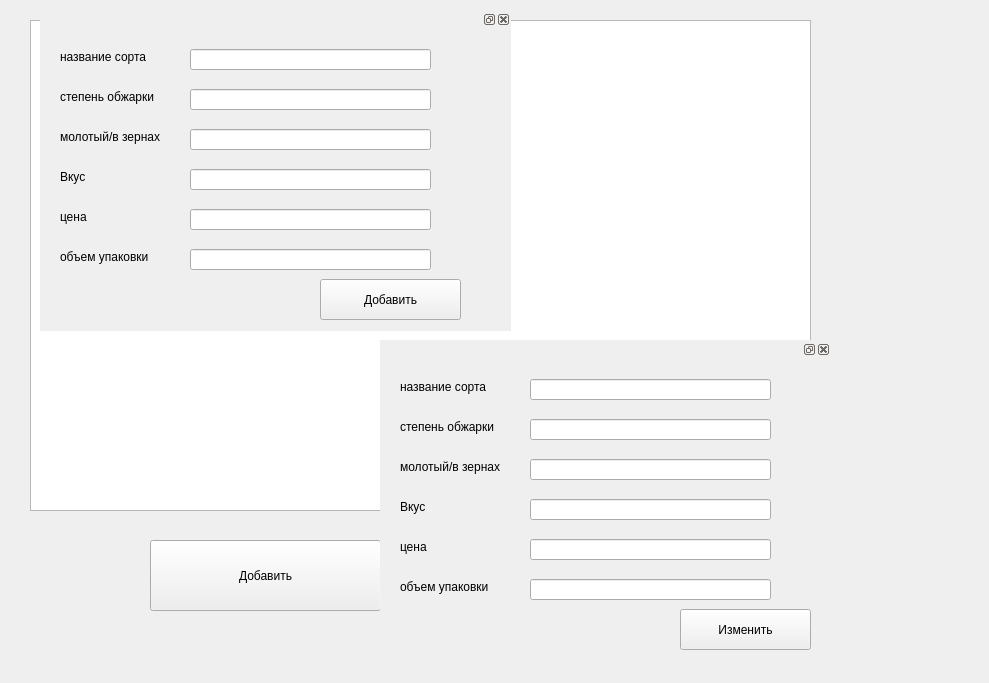
<?xml version="1.0" encoding="UTF-8"?>
<ui version="4.0">
 <class>Form</class>
 <widget class="QWidget" name="Form">
  <property name="geometry">
   <rect>
    <x>0</x>
    <y>0</y>
    <width>989</width>
    <height>683</height>
   </rect>
  </property>
  <property name="windowTitle">
   <string>Form</string>
  </property>
  <widget class="QTableWidget" name="tableWidget">
   <property name="geometry">
    <rect>
     <x>30</x>
     <y>20</y>
     <width>781</width>
     <height>491</height>
    </rect>
   </property>
  </widget>
  <widget class="QPushButton" name="pushButton">
   <property name="geometry">
    <rect>
     <x>150</x>
     <y>540</y>
     <width>231</width>
     <height>71</height>
    </rect>
   </property>
   <property name="text">
    <string>Добавить</string>
   </property>
  </widget>
  <widget class="QPushButton" name="pushButton_2">
   <property name="geometry">
    <rect>
     <x>480</x>
     <y>540</y>
     <width>241</width>
     <height>71</height>
    </rect>
   </property>
   <property name="text">
    <string>Изменить</string>
   </property>
  </widget>
  <widget class="QDockWidget" name="dockWidget">
   <property name="geometry">
    <rect>
     <x>40</x>
     <y>10</y>
     <width>471</width>
     <height>321</height>
    </rect>
   </property>
   <property name="autoFillBackground">
    <bool>true</bool>
   </property>
   <widget class="QWidget" name="dockWidgetContents">
    <widget class="QLabel" name="label">
     <property name="geometry">
      <rect>
       <x>20</x>
       <y>20</y>
       <width>111</width>
       <height>16</height>
      </rect>
     </property>
     <property name="text">
      <string>название сорта</string>
     </property>
    </widget>
    <widget class="QLabel" name="label_2">
     <property name="geometry">
      <rect>
       <x>20</x>
       <y>60</y>
       <width>121</width>
       <height>16</height>
      </rect>
     </property>
     <property name="text">
      <string>степень обжарки</string>
     </property>
    </widget>
    <widget class="QLabel" name="label_3">
     <property name="geometry">
      <rect>
       <x>20</x>
       <y>100</y>
       <width>131</width>
       <height>16</height>
      </rect>
     </property>
     <property name="text">
      <string>молотый/в зернах</string>
     </property>
    </widget>
    <widget class="QLabel" name="label_4">
     <property name="geometry">
      <rect>
       <x>20</x>
       <y>140</y>
       <width>111</width>
       <height>16</height>
      </rect>
     </property>
     <property name="text">
      <string>Вкус</string>
     </property>
    </widget>
    <widget class="QLabel" name="label_5">
     <property name="geometry">
      <rect>
       <x>20</x>
       <y>180</y>
       <width>60</width>
       <height>16</height>
      </rect>
     </property>
     <property name="text">
      <string>цена</string>
     </property>
    </widget>
    <widget class="QLabel" name="label_6">
     <property name="geometry">
      <rect>
       <x>20</x>
       <y>220</y>
       <width>111</width>
       <height>16</height>
      </rect>
     </property>
     <property name="text">
      <string>объем упаковки</string>
     </property>
    </widget>
    <widget class="QLineEdit" name="lineEdit">
     <property name="geometry">
      <rect>
       <x>150</x>
       <y>20</y>
       <width>241</width>
       <height>21</height>
      </rect>
     </property>
    </widget>
    <widget class="QLineEdit" name="lineEdit_2">
     <property name="geometry">
      <rect>
       <x>150</x>
       <y>60</y>
       <width>241</width>
       <height>21</height>
      </rect>
     </property>
    </widget>
    <widget class="QLineEdit" name="lineEdit_3">
     <property name="geometry">
      <rect>
       <x>150</x>
       <y>100</y>
       <width>241</width>
       <height>21</height>
      </rect>
     </property>
    </widget>
    <widget class="QLineEdit" name="lineEdit_4">
     <property name="geometry">
      <rect>
       <x>150</x>
       <y>140</y>
       <width>241</width>
       <height>21</height>
      </rect>
     </property>
    </widget>
    <widget class="QLineEdit" name="lineEdit_5">
     <property name="geometry">
      <rect>
       <x>150</x>
       <y>180</y>
       <width>241</width>
       <height>21</height>
      </rect>
     </property>
    </widget>
    <widget class="QLineEdit" name="lineEdit_6">
     <property name="geometry">
      <rect>
       <x>150</x>
       <y>220</y>
       <width>241</width>
       <height>21</height>
      </rect>
     </property>
    </widget>
    <widget class="QPushButton" name="pushButton_3">
     <property name="geometry">
      <rect>
       <x>280</x>
       <y>250</y>
       <width>141</width>
       <height>41</height>
      </rect>
     </property>
     <property name="text">
      <string>Добавить</string>
     </property>
    </widget>
   </widget>
  </widget>
  <widget class="QDockWidget" name="dockWidget_3">
   <property name="geometry">
    <rect>
     <x>380</x>
     <y>340</y>
     <width>451</width>
     <height>311</height>
    </rect>
   </property>
   <property name="autoFillBackground">
    <bool>true</bool>
   </property>
   <widget class="QWidget" name="dockWidgetContents_3">
    <widget class="QLabel" name="label_7">
     <property name="geometry">
      <rect>
       <x>20</x>
       <y>20</y>
       <width>111</width>
       <height>16</height>
      </rect>
     </property>
     <property name="text">
      <string>название сорта</string>
     </property>
    </widget>
    <widget class="QLabel" name="label_8">
     <property name="geometry">
      <rect>
       <x>20</x>
       <y>60</y>
       <width>121</width>
       <height>16</height>
      </rect>
     </property>
     <property name="text">
      <string>степень обжарки</string>
     </property>
    </widget>
    <widget class="QLabel" name="label_9">
     <property name="geometry">
      <rect>
       <x>20</x>
       <y>100</y>
       <width>131</width>
       <height>16</height>
      </rect>
     </property>
     <property name="text">
      <string>молотый/в зернах</string>
     </property>
    </widget>
    <widget class="QLabel" name="label_10">
     <property name="geometry">
      <rect>
       <x>20</x>
       <y>140</y>
       <width>111</width>
       <height>16</height>
      </rect>
     </property>
     <property name="text">
      <string>Вкус</string>
     </property>
    </widget>
    <widget class="QLabel" name="label_11">
     <property name="geometry">
      <rect>
       <x>20</x>
       <y>180</y>
       <width>60</width>
       <height>16</height>
      </rect>
     </property>
     <property name="text">
      <string>цена</string>
     </property>
    </widget>
    <widget class="QLabel" name="label_12">
     <property name="geometry">
      <rect>
       <x>20</x>
       <y>220</y>
       <width>111</width>
       <height>16</height>
      </rect>
     </property>
     <property name="text">
      <string>объем упаковки</string>
     </property>
    </widget>
    <widget class="QLineEdit" name="lineEdit_7">
     <property name="geometry">
      <rect>
       <x>150</x>
       <y>20</y>
       <width>241</width>
       <height>21</height>
      </rect>
     </property>
    </widget>
    <widget class="QLineEdit" name="lineEdit_8">
     <property name="geometry">
      <rect>
       <x>150</x>
       <y>60</y>
       <width>241</width>
       <height>21</height>
      </rect>
     </property>
    </widget>
    <widget class="QLineEdit" name="lineEdit_9">
     <property name="geometry">
      <rect>
       <x>150</x>
       <y>100</y>
       <width>241</width>
       <height>21</height>
      </rect>
     </property>
    </widget>
    <widget class="QLineEdit" name="lineEdit_10">
     <property name="geometry">
      <rect>
       <x>150</x>
       <y>140</y>
       <width>241</width>
       <height>21</height>
      </rect>
     </property>
    </widget>
    <widget class="QLineEdit" name="lineEdit_11">
     <property name="geometry">
      <rect>
       <x>150</x>
       <y>180</y>
       <width>241</width>
       <height>21</height>
      </rect>
     </property>
    </widget>
    <widget class="QLineEdit" name="lineEdit_12">
     <property name="geometry">
      <rect>
       <x>150</x>
       <y>220</y>
       <width>241</width>
       <height>21</height>
      </rect>
     </property>
    </widget>
    <widget class="QPushButton" name="pushButton_4">
     <property name="geometry">
      <rect>
       <x>300</x>
       <y>250</y>
       <width>131</width>
       <height>41</height>
      </rect>
     </property>
     <property name="text">
      <string>Изменить</string>
     </property>
    </widget>
   </widget>
  </widget>
 </widget>
 <resources/>
 <connections/>
</ui>
